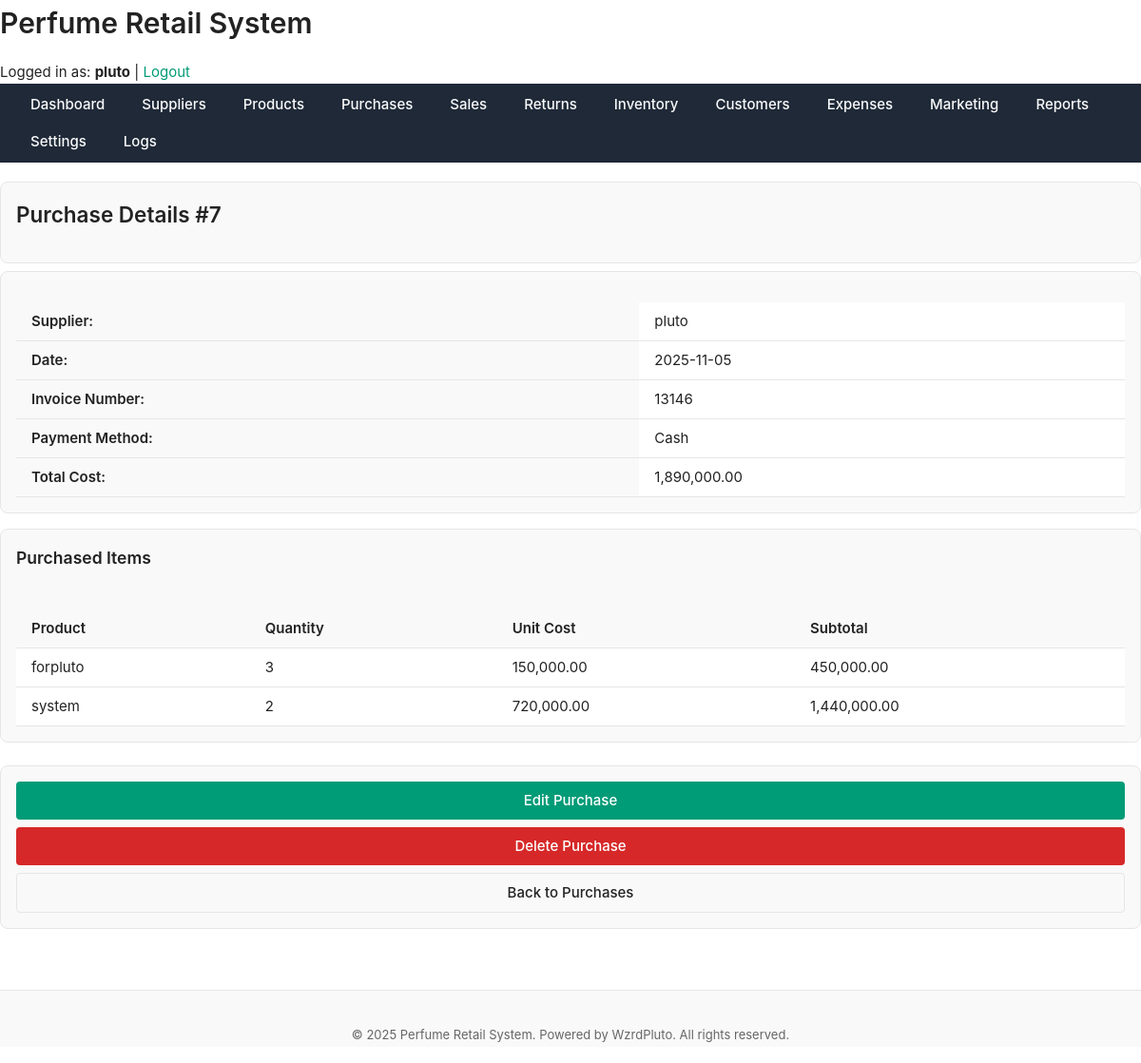
The page /public/purchases/view.php?id=7 (signed in) on the database its author committed.
### tables this page shows
CREATE TABLE `purchases` (
  `purchase_id` int(11) NOT NULL,
  `supplier_id` int(11) NOT NULL,
  `invoice_number` varchar(50) DEFAULT NULL,
  `total_cost` decimal(12,2) DEFAULT NULL,
  `purchase_date` date DEFAULT NULL,
  `payment_method` enum('cash','bank','credit') DEFAULT NULL,
  `created_at` datetime DEFAULT current_timestamp()
);

CREATE TABLE `suppliers` (
  `supplier_id` int(11) NOT NULL,
  `name` varchar(150) NOT NULL,
  `contact_person` varchar(100) DEFAULT NULL,
  `phone` varchar(50) DEFAULT NULL,
  `email` varchar(100) DEFAULT NULL,
  `address` text DEFAULT NULL,
  `reliability_score` decimal(4,2) DEFAULT 0.00,
  `created_at` datetime DEFAULT current_timestamp()
);

CREATE TABLE `purchase_items` (
  `id` int(11) NOT NULL,
  `purchase_id` int(11) NOT NULL,
  `product_id` int(11) NOT NULL,
  `quantity` int(11) NOT NULL,
  `cost_per_unit` decimal(10,2) NOT NULL
);

CREATE TABLE `products` (
  `product_id` int(11) NOT NULL,
  `name` varchar(150) NOT NULL,
  `brand` varchar(100) DEFAULT NULL,
  `category` varchar(100) DEFAULT NULL,
  `size_ml` decimal(6,2) DEFAULT NULL,
  `cost_price` decimal(10,2) NOT NULL,
  `retail_price` decimal(10,2) NOT NULL,
  `supplier_id` int(11) DEFAULT NULL,
  `status` enum('active','discontinued') DEFAULT 'active',
  `created_at` datetime DEFAULT current_timestamp(),
  `description` text NOT NULL
);

### includes/functions.php (called while the page is built, shortened)
<?php
function get_purchase_by_id($pdo, $purchase_id) {
    $stmt = $pdo->prepare("SELECT p.*, s.name AS supplier_name
                           FROM purchases p
                           JOIN suppliers s ON p.supplier_id = s.supplier_id
                           WHERE p.purchase_id = :id");
    $stmt->execute([':id' => $purchase_id]);
    $purchase = $stmt->fetch(PDO::FETCH_ASSOC);
    if ($purchase) {
        $stmt = $pdo->prepare("SELECT pi.*, pr.name AS product_name
                               FROM purchase_items pi
                               JOIN products pr ON pi.product_id = pr.product_id
                               WHERE pi.purchase_id = :id");
        $stmt->execute([':id' => $purchase_id]);
        $purchase['items'] = $stmt->fetchAll(PDO::FETCH_ASSOC);
    }
    return $purchase;
}

### public/purchases/view.php (the view, shortened to what this page needs)
<?php
require_once '../../includes/functions.php';
$purchase_id = $_GET['id'] ?? null;
$purchase = get_purchase_by_id($pdo, $purchase_id);
$items = $purchase['items'] ?? [];
include '../../includes/header.php';
?>
<main class="main-content">
    <div class="card mb-sm">
        <h2>Purchase Details #<?= (int)$purchase['purchase_id'] ?></h2>
    </div>
    <div class="card mb-md">
        <table class="table table-striped table-compact">
            <tbody>
                <tr>
                    <th>Supplier:</th>
                    <td><?= htmlspecialchars($purchase['supplier_name']) ?></td>
                </tr>
                <tr>
                    <th>Date:</th>
                    <td><?= htmlspecialchars($purchase['purchase_date']) ?></td>
                </tr>
                <tr>
                    <th>Invoice Number:</th>
                    <td><?= htmlspecialchars($purchase['invoice_number'] ?? '-') ?></td>
                </tr>
                <tr>
                    <th>Payment Method:</th>
                    <td><?= ucfirst(htmlspecialchars($purchase['payment_method'] ?? '-')) ?></td>
                </tr>
                <tr>
                    <th>Total Cost:</th>
                    <td><?= number_format($purchase['total_cost'], 2) ?></td>
                </tr>
            </tbody>
        </table>
    </div>
    <div class="card">
        <h3>Purchased Items</h3>
        <table class="table table-striped">
            <thead>
                <tr>
                    <th>Product</th>
                    <th>Quantity</th>
                    <th>Unit Cost</th>
                    <th>Subtotal</th>
                </tr>
            </thead>
            <tbody>
                <?php if ($items): ?>
                    <?php foreach ($items as $item): ?>
                        <tr>
                            <td><?= htmlspecialchars($item['product_name'] ?? '-') ?></td>
                            <td><?= (int)$item['quantity'] ?></td>
                            <td><?= number_format($item['cost_per_unit'], 2) ?></td>
                            <td><?= number_format($item['quantity'] * $item['cost_per_unit'], 2) ?></td>
                        </tr>
                    <?php endforeach; ?>
                <?php else: ?>
                    <tr>
                        <td colspan="4" class="center text-muted">No items found.</td>
                    </tr>
                <?php endif; ?>
            </tbody>
        </table>
    </div>
    <div class="card mt-sm flex gap-md">
        <a href="edit.php?id=<?= (int)$purchase['purchase_id'] ?>" class="btn btn-primary">Edit Purchase</a>
        <a href="delete.php?id=<?= (int)$purchase['purchase_id'] ?>" class="btn btn-danger"
           onclick="return confirm('Are you sure you want to delete this purchase?');">Delete Purchase</a>
        <a href="index.php" class="btn btn-secondary">Back to Purchases</a>
    </div>
</main>
<?php include '../../includes/footer.php'; ?>

### assets/css/layout.css (style rules this page uses)
body { display: flex; min-height: 100vh; flex-direction: column; }
table { width: 100%; border-collapse: collapse; }
th, td { padding: var(--space-sm) var(--space-md); text-align: left; border-bottom: 1px solid var(--color-border); }
th { font-weight: 600; background-color: var(--color-surface); }
.flex { display: flex; }
.mb-md { margin-bottom: var(--space-md); }
.gap-md { gap: var(--space-md); }

### assets/css/theme.css (style rules this page uses)
:root { --color-bg: #ffffff; --color-surface: #f9f9f9; --color-border: #e6e6e6; --color-text: #222222; --color-text-muted: #666666; --color-primary: #009b77; --color-primary-hover: #008165; --color-danger: #d62828; --color-success: #2d6a4f; --color-warning: #e9c46a; --shadow-light: 0 2px 8px rgba(0, 0, 0, 0.05); --radius-sm: 4px; --radius-md: 8px; --radius-lg: 16px; --font-main: "Inter", "Segoe UI", "Roboto", sans-serif; --font-size-base: 15px; --font-size-sm: 13px; --font-size-lg: 18px; --line-height-base: 1.6; --space-xs: 4px; --space-sm: 8px; --space-md: 16px; --space-lg: 24px; --space-xl: 40px; --transition-fast: 0.15s ease-in-out; --transition-base: 0.25s ease; }
*, *::before, *::after { box-sizing: border-box; margin: 0; padding: 0; }
html, body { font-family: var(--font-main); font-size: var(--font-size-base); line-height: var(--line-height-base); background-color: var(--color-bg); color: var(--color-text); height: 100%; min-height: 100vh; }
a { color: var(--color-primary); text-decoration: none; transition: color var(--transition-fast); }
h1, h2, h3, h4, h5 { color: var(--color-text); margin-bottom: var(--space-md); font-weight: 600; }
.card { background: var(--color-surface); border: 1px solid var(--color-border); border-radius: var(--radius-md); box-shadow: var(--shadow-light); padding: var(--space-lg); margin-bottom: var(--space-lg); }
.btn { display: inline-block; padding: var(--space-sm) var(--space-md); border: none; border-radius: var(--radius-sm); cursor: pointer; transition: background var(--transition-fast); font-size: var(--font-size-base); }
.btn-primary { background: var(--color-primary); color: #fff; }
.btn-danger { background: var(--color-danger); color: #fff; }
table { width: 100%; border-collapse: collapse; margin-top: var(--space-md); }
th, td { text-align: left; padding: var(--space-sm) var(--space-md); border-bottom: 1px solid var(--color-border); }
th { background: var(--color-surface); font-weight: 600; }
.mb-md { margin-bottom: var(--space-md); }

### assets/css/components.css (style rules this page uses)
button, .btn { display: inline-flex; align-items: center; justify-content: center; padding: var(--space-sm) var(--space-md); font-size: var(--font-size-base); font-weight: 500; border: none; border-radius: var(--radius-sm); cursor: pointer; transition: background var(--transition-fast), color var(--transition-fast), transform var(--transition-fast); text-decoration: none; }
.btn-primary { background-color: var(--color-primary); color: #fff; }
.btn-secondary { background-color: var(--color-surface); color: var(--color-text); border: 1px solid var(--color-border); }
.btn-danger { background-color: var(--color-danger); color: #fff; }
.card { background-color: var(--color-surface); border: 1px solid var(--color-border); border-radius: var(--radius-md); padding: var(--space-md); box-shadow: var(--shadow-sm); display: flex; flex-direction: column; gap: var(--space-sm); transition: box-shadow var(--transition-base); }
.table { width: 100%; border-collapse: collapse; background-color: var(--color-bg); }
.table th, .table td { padding: var(--space-sm) var(--space-md); text-align: left; border-bottom: 1px solid var(--color-border); }
.table th { background-color: var(--color-surface); font-weight: 600; }
.mt-sm { margin-top: var(--space-sm); }
.mb-sm { margin-bottom: var(--space-sm); }

### rows shown on the page
purchases: purchase_id "7", supplier.name "pluto", purchase_date "2025-11-05", invoice_number "13146", payment_method "Cash", total_cost "1,890,000.00"
purchase_items: product.name "forpluto", quantity "3", cost_per_unit "150,000.00", $item['quantity'] * $item['cost_per_unit'] "450,000.00"
purchase_items: product.name "system", quantity "2", cost_per_unit "720,000.00", $item['quantity'] * $item['cost_per_unit'] "1,440,000.00"

### other values the page prints
SITE_NAME "Perfume Retail System"
$_SESSION['username'] "pluto"
